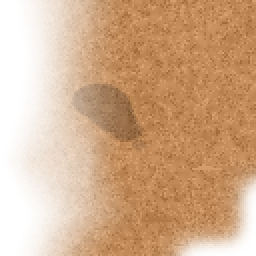
#> input picture resources/images/relief_v6_4_2/canyon-lit-0-768.png, 128 x 128 px, given in place of neutral_house.png, which was not available (shown 2 times larger)
$ python generate_world_props.py
#> lines starting #> are read from the running program, lines starting #| are printed output that depends on the picture; after the words box and inside, x2 and y2 are one past the last pixel; in counts of white or black regions, pixels touching at a corner belong together
### generate_massive_mountain.py
"""Draw a single continuous mountainside and its shared server geometry."""
import math
import random
from pathlib import Path

from PIL import Image, ImageChops, ImageDraw, ImageFilter

ROOT = Path("resources")
ART = ROOT / "images/visual_v6_1"
PREVIEWS = Path("docs/previews/world_v6_1")
ORIGIN = (2, 55)
SIZE = (34, 39)
CONTROLS = [(20,55),(20,59),(18,61),(13,62),(9,64),(8,66),(10,68),
            (15,68),(18,70),(17,72),(12,74),(8,75),(7,77),(9,79),
            (14,79),(17,81),(16,83),(12,84),(11,86),(13,88),(17,88)]
CAMPS = [(13,62),(15,68),(8,75),(14,79)]
ROCK = [(51,50,49),(70,68,65),(90,87,79),(111,106,92),(131,122,101)]
SNOW = [(80,98,111),(117,140,151),(153,174,182),(196,208,207),(225,228,216)]
MOSS = [(60,72,46),(73,82,51),(87,94,59),(103,105,67),(120,115,79)]
TILE = 32
CHUNK = 256


def path_cells(controls):
    result = [controls[0]]
    for (a,b),(x,y) in zip(controls,controls[1:]):
        steps = []
        for axis, delta in enumerate((x-a,y-b)):
            for i in range(abs(delta)):
                steps.append(((i+0.5)/abs(delta), axis, 1 if delta>0 else -1))
        for _,axis,step in sorted(steps):
            p = list(result[-1])
            p[axis] += step
            result.append(tuple(p))
    return result


def shape(x,y):
    return 1-((x-18.4)/17.3)**2-((y-74.5)/21.4)**2 + .11*math.sin(x*.38+y*.38)+.06*math.cos(y*.73-x*.31)


# [15 lines left out: function geometry, not called in this run]


def blend(a,b,t):
    return tuple(round(u+(v-u)*t) for u,v in zip(a,b))


# [262 lines left out: functions paint, edn, main, not called in this run]


# [2 lines that do not run on import are left out]

### generate_world_props.py
"""Material passes for the existing World V7 object silhouettes."""
from functools import lru_cache
from pathlib import Path

import numpy as np
from PIL import Image, ImageDraw

from generate_massive_mountain import edn, geometry
from generate_natural_relief import full_scenes
#> in save_material, src is the input picture: PIL image 128x128 RGBA; mean R, G, B, A 177.9, 126.5, 80, 171.6
from generate_relief_demos import pixel
from relief_integrated import stairs

IMAGES = Path("resources/images")
ART = IMAGES / "world_v7_props"
BASE = IMAGES / "visual_v3"

SOURCES = {
    "house": ("buildings/neutral_house", "house"),
    "blue-house": ("buildings/blue_house", "house"),
    "red-house": ("buildings/red_house", "house"),
    "sawmill": ("buildings/sawmill", "house"),
    "watchtower": ("buildings/watchtower", "house"),
    "mine": ("buildings/mine", "wood"),
    "gate": ("buildings/gate", "wood"),
    "wooden-fence": ("buildings/fence", "wood"),
    "tent": ("buildings/tent", "cloth"),
    "sign": ("buildings/sign", "wood"),
    "well": ("decorations/well", "stone"),
    "shore-rocks": ("decorations/shore_rocks", "stone"),
    "campfire": ("decorations/campfire", "fire"),
    "crate": ("resources/crate", "wood"),
    "barrel": ("resources/barrel", "wood"),
    "chest": ("resources/chest", "wood"),
    "log-bundle": ("resources/log_bundle", "bark"),
    "stone-pile": ("resources/stone_pile", "stone"),
    "stump": ("vegetation/stump", "bark"),
    "fallen-tree": ("vegetation/fallen_tree", "bark"),
    "axe": ("resources/axe", "metal"),
    "pickaxe": ("resources/pickaxe", "metal"),
    "stone": ("mountains/small_rock", "stone"),
    "stone-alt": ("mountains/medium_rock", "stone"),
    "large-boulder": ("mountains/large_boulder", "stone"),
    "mossy-rock": ("mountains/mossy_rock", "stone"),
    "gold-ore": ("mountains/gold_ore", "stone"),
    "iron-ore": ("mountains/iron_ore", "stone"),
    "crystals": ("mountains/crystals", "stone"),
}


def soften(a):
    a = np.clip(a, 0, 1)
    return a * a * (3 - 2 * a)


def surface(source, material, seed):
    """Shade hewn boards, roof laps, cloth folds and split mineral faces."""
#> called with material = 'house', seed = 548
    rgba = np.asarray(source.convert("RGBA")).copy()
    rgb = rgba[:, :, :3].astype(np.float32)
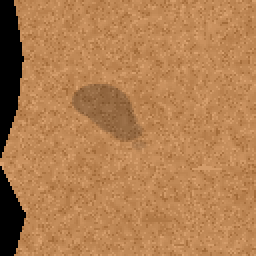
#> rgb: shape (128, 128, 3) float32 (shown 2 times larger); mean R, G, B 177.9, 126.5, 80
    alpha = rgba[:, :, 3]
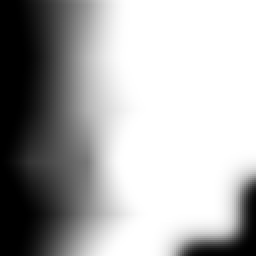
#> alpha: shape (128, 128) (shown 2 times larger); min 0, max 255, mean 171.6
    h, w = alpha.shape
#> h = 128; w = 128
    y, x = np.mgrid[:h, :w]
    u, v = x // 2, y // 2
    ylocal, xlocal = y / max(1, h - 1), x / max(1, w - 1)
    lum = np.mean(rgb, axis=2)
    span = np.max(rgb, axis=2) - np.min(rgb, axis=2)
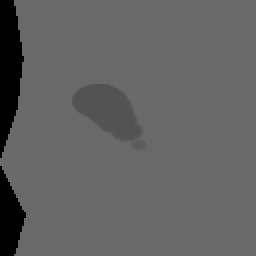
#> span: shape (128, 128) float32 (shown 2 times larger); min 0, max 106, mean 97.8
    mid = soften((lum - 37) / 35) * (1 - .64 * soften((lum - 187) / 54))
#> in soften, `a = np.clip(a, 0, 1)`:
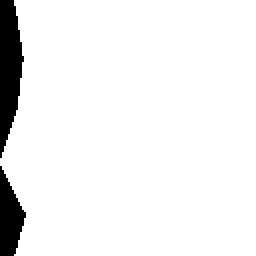
#> a: shape (128, 128) float32 (shown 2 times larger); values 0 (black) and 1 (white), 93.8% white; 2 black regions, box (x1, y1, x2, y2) and area: (0, 0, 12, 79) 646, (0, 83, 13, 128) 371
#> in soften (call 2), `a = np.clip(a, 0, 1)`: a: shape (128, 128) float32; every value is 0
    wood = (rgb[..., 0] > rgb[..., 2] + 15) & (rgb[..., 1] > rgb[..., 2] + 5)
    noise = ((u * 83 + v * 131 + seed * 137) ^ (u * v * 17)) % 17
    variation = (noise - 8) * .38
    shade = 1.12 - .10 * xlocal - .105 * ylocal
    relief = np.zeros((h, w), dtype=np.float32)
    if material in {"house", "wood", "bark"}:
        roof = (ylocal < .56) & (material == "house")
        grain = np.sin(v * .86 + .27 * np.sin(u * .44))
        check = (np.mod(u + 4 * v + seed, 23) < 4) & (np.mod(v + seed, 5) < 2)
        knots = ((u + 2 * v + seed) % 31 < 3) & (grain > .45)
        relief += (grain * 2.5 - 6 * check + 5 * knots) * wood * (~roof)
        lap = np.mod(v + .56 * (u - w * .25), 5.7)
        ridge = np.where(lap < .90, -9, np.where(lap > 4.8, 8, 0))
        broken = .42 + .58 * soften((np.sin(u * .44 + v * .72) + .45) / 1.35)
        relief += roof * ridge * broken
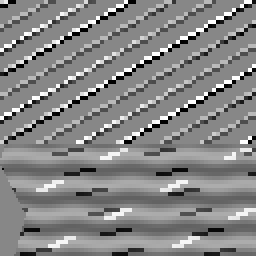
#> relief: shape (128, 128) float32 (shown 2 times larger); min -9, max 8, mean -0.107; drawn with min black and max white
        if material == "bark":
            relief += 5 * np.sin(u * .72 + .42 * np.sin(v * .23)) * wood
    if material in {"stone", "metal", "fire", "house"}:
        facets = np.sin(u * .29 - .43 * v) + .68 * np.cos(u * .49 + v * .32)
        joins = (np.abs(np.sin(u * .60 + v * .33 + .7 * np.cos(v * .35))) < .18)
        mineral = (span < 30) if material in {"house", "fire"} else 1
        relief += (np.floor(facets * 2.5) * 2.4 - 10 * joins * (facets > -.56)) * mineral
#> relief: shape (128, 128) float32; 5.41% of pixels changed, all inside (x1, y1, x2, y2) = (0, 0, 13, 128)
    if material == "cloth":
        folds = np.sin(u * .42 + v * .13) + .45 * np.sin(.7 * u + .3 * v)
        seam = np.mod(v + .35 * u, 9) < .95
        relief += (folds * 5 - 6 * seam * (np.sin(u * .28) > 0)) * (lum > 55)
    above = np.vstack([lum[:1], lum[:-1]])
    below = np.vstack([lum[1:], lum[-1:]])
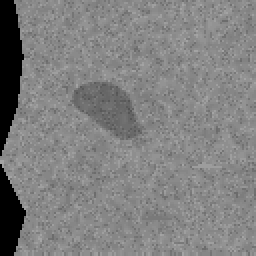
#> below: shape (128, 128) float32 (shown 2 times larger); min 0, max 164, mean 128.2
    inside = np.vstack([alpha[:1], alpha[:-1]]) > 0
#> inside: shape (128, 128) bool; 92.9% white; 2 black regions, box (x1, y1, x2, y2) and area: (0, 0, 14, 128) 1127, (120, 118, 128, 128) 33
    relief += np.clip(lum - above, 0, 34) * .11 * inside
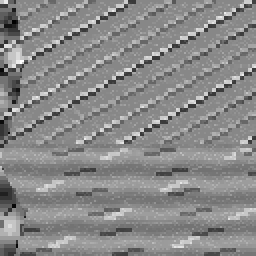
#> relief: shape (128, 128) float32 (shown 2 times larger); min -15.78, max 13.86, mean 0.206; drawn with min black and max white
    relief -= np.clip(lum - below, 0, 34) * .06
    out = rgb * shade[..., None] + ((relief + variation) * mid)[..., None]
    if material == "fire":
        hot = (rgb[..., 0] > 170) & (rgb[..., 0] > rgb[..., 2] + 55)
        out += hot[..., None] * [12, 3, -2]
    if material in {"wood", "stone", "bark", "cloth"}:
        out += mid[..., None] * [2.3, 1.5, -1.4]
    rgba[:, :, :3] = np.uint8(np.clip(np.rint(out), 0, 255))
    return Image.fromarray(rgba)


def save_material(asset, path, material):
    with Image.open(path) as src:
        result = surface(src, material, sum(map(ord, asset)))
        assert result.size == src.size
        assert result.getchannel("A").tobytes() == src.convert("RGBA").getchannel("A").tobytes()
    result.save(ART / (asset + ".png"), optimize=True)


@lru_cache(maxsize=16)
def stair_source(x, y):
    for revision in ("relief_v6_4_8", "relief_v6_4_2"):
        path = IMAGES / revision / f"mountain-lit-{x}-{y}.png"
        if path.exists():
            with Image.open(path) as image:
                return image.convert("RGBA")
    raise FileNotFoundError((x, y))


def stair_details():
    """Repaint the existing stair treads in-place over the approved mountain art."""
    trail = geometry()[0]
    scene = full_scenes()[0]
    parts = []
    for gx, gy in [(14, 68), (8, 74), (14, 80), (16, 82), (11, 85), (12, 87)]:
        point = gx, gy
        if point not in trail or point in (trail[0], trail[-1]):
            continue
        i = trail.index(point)
        old, new = trail[i - 1], trail[i + 1]
        if old[0] != new[0] and old[1] != new[1]:
            continue
        ox, oy = pixel(scene, point)
        oy += 5
        stencil = Image.new("RGBA", (40, 40))
        stairs(ImageDraw.Draw(stencil), 20, 20, old[0] != new[0], 1.0)
        alpha = stencil.getchannel("A")
        samples = Image.new("RGBA", stencil.size)
        for v in range(40):
            for u in range(40):
                if not alpha.getpixel((u, v)):
                    continue
                x, y = ox - 20 + u, oy - 20 + v
                tx, ty = (x // 128) * 128, (y // 128) * 128
                samples.putpixel((u, v), stair_source(tx, ty).getpixel((x - tx, y - ty)))
        samples.putalpha(alpha)
        asset = f"stairs-{gx}-{gy}"
        surface(samples, "stone", gx * 13 + gy).save(ART / f"{asset}.png", optimize=True)
        parts.append({"asset": asset, "x": gx*64-8, "y": gy*64+2, "width": 80, "height": 80})
    return parts


def bake():
    ART.mkdir(parents=True, exist_ok=True)
    for asset, (source, material) in SOURCES.items():
        save_material(asset, BASE / (source + ".png"), material)
#> pass 2 of the loop in bake, `for asset, (source, material) in SOURCES.items():`:
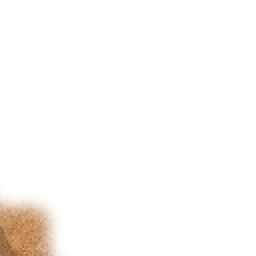
#> input picture resources/images/relief_v6_4_2/canyon-lit-128-896.png, 128 x 128 px, given in place of blue_house.png, which was not available (shown 2 times larger)
#> in save_material, src is the input picture: PIL image 128x128 RGBA; mean R, G, B, A 35.4, 25.2, 16, 8.6
#> a: shape (128, 128) float32; values 0 (black) and 1 (white), 18.8% white; 2 white regions, box (x1, y1, x2, y2) and area: (0, 24, 128, 128) 3037, (0, 0, 7, 8) 35
#> in surface (call 2), `relief += roof * ridge * broken`:
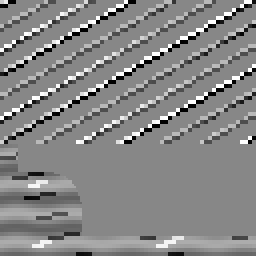
#> relief: shape (128, 128) float32 (shown 2 times larger); min -9, max 8, mean -0.0614; drawn with min black and max white
#> in surface (call 2), `inside = np.vstack([alpha[:1], alpha[:-1]]) > 0`:
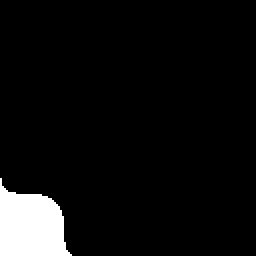
#> inside: shape (128, 128) bool (shown 2 times larger); 6% white; 1 white region, box (x1, y1, x2, y2) and area: (0, 89, 36, 128) 982
    for kind, material in [("raider-tent", "cloth"), ("cairn", "stone"),
                           ("lantern", "metal"), ("ember-pit", "fire")]:
        for i in range(4):
            save_material(f"{kind}-{i}", IMAGES / "visual_v4/props" / f"{kind}_{i}.png", material)
    for kind, count, material in [("abandoned-camp", 5, "cloth"), ("relict-well", 4, "stone")]:
        for i in range(count):
            file = IMAGES / "visual_v5" / f"{kind}_{i}.png"
            if file.exists():
                save_material(f"{kind}-{i}", file, material)
    for path in sorted((IMAGES / "relief_v6_4_8").glob("*-camp-camp*.png")):
        save_material(path.stem, path, "cloth")
    (ART / "stairs.edn").write_text(edn(stair_details()) + "\n", encoding="utf-8")


if __name__ == "__main__":
#> (the run stopped early here; a loop or call above may not have finished)
